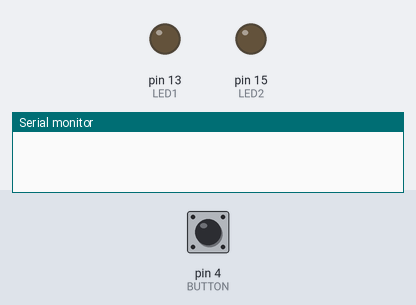
A sketch run on a simulated Arduino Uno, built with avr-gcc and run on an emulated ATmega328P. Parts: output pins drawn as LEDs (lit = HIGH), the last lines printed to the serial monitor. The test bench sets the inputs (shaded band); at power-on: pin 4 (BUTTON) LOW.

Above: at 1.2 s.
1.3 s: pin 4 (BUTTON) pulled HIGH for 0.15 s
At 1.55 s:
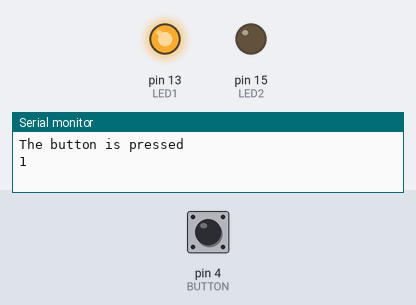
3.1 s: pin 4 (BUTTON) pulled HIGH for 1 s
At 4.6 s:
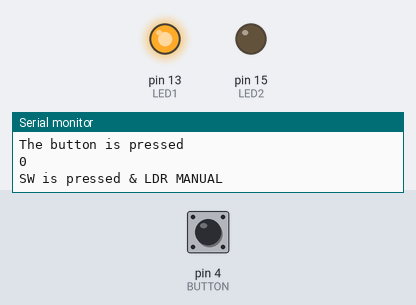
5.6 s: pin 4 (BUTTON) pulled HIGH for 3.2 s
At 9.5 s:
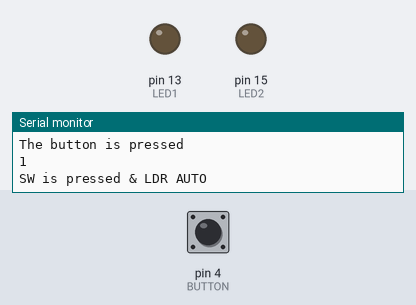
Timing chart, 0 to 11.0 s (numbered marks = the images above; inputs shaded):
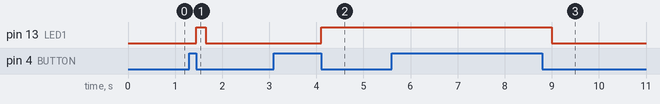

The sketch:

ldr_swit_toggle.ino
```cpp
int BUTTON = 4;
int BUTTONstate = LOW;
int ledState = LOW;
int previousButtonState;
int presentButtonState;

//int SW = 12; //On/Off
//int SWstate;

int SWL = 4; //On/Off
int SWLstate;

int status = 0;

int LED1 = 13;
int LED2 = 15;
int LDR = 14;

int analogPin = 5;
int val = 0;
int timer = 100;

void Ldr() {

  val = analogRead(analogPin);  //อ่านค่าสัญญาณ analog ขา5 ที่ต่อกับ LDR
  Serial.print("val = "); // พิมพ์ข้อมความส่งเข้าคอมพิวเตอร์ "val = "
  Serial.println(val); // พิมพ์ค่าของตัวแปร val

  if (val < 100) { // ค่า 100 สามารถกำหนดปรับได้ตามค่าแสงในห้องต่างๆ
    digitalWrite(LED2, HIGH); // สั่งให้ LED ติดสว่าง
  }
  else {
    digitalWrite(LED2, LOW); // สั่งให้ LED ดับ
  }
  delay(100);
}


void Lamp() {  // 1 Time on/off
  SWLstate = digitalRead(SWL);
  Serial.print(SWLstate);

  if (SWLstate == 1) {
    digitalWrite(LED2, HIGH);
  }
  else {
    digitalWrite(LED2, LOW);
  }
}

void SwitchLdr() {

  previousButtonState    = presentButtonState;
  presentButtonState = digitalRead(BUTTON);
  if (previousButtonState == HIGH && presentButtonState == LOW) {
    Serial.println("The button is pressed");
    BUTTONstate = !BUTTONstate;
    Serial.println(BUTTONstate);

    if (BUTTONstate == HIGH) {
      digitalWrite(LED1, HIGH);
      delay(200);
      digitalWrite(LED1, LOW);
      delay(200);
      Serial.println("SW is pressed & LDR AUTO");
    }
    else {
      digitalWrite(LED1, HIGH);
      digitalWrite(LED2, LOW);
      Serial.println("SW is pressed & LDR MANUAL");
    }

  }
}
//void SwitchLdr() {  //1time on/off
//
//  SWstate = digitalRead(SW);
//  Serial.println(SWstate);
//
//  if (SWstate == 1) {
//    Ldr();
//    digitalWrite(LED1, HIGH);
//    delay(200);
//    digitalWrite(LED1, LOW);
//    delay(200);
//    Serial.println("SW is pressed & LDR AUTO");
//  }
//  else {
//    digitalWrite(LED1, HIGH);
//    digitalWrite(LED2, LOW);
//    Serial.println("SW is pressed & LDR MANUAL");
//    Lamp();
//  }
//}


void setup() {

  Serial.begin(115200);

  pinMode(LED1, OUTPUT);
  pinMode(LED2, OUTPUT);

  pinMode(BUTTON, INPUT_PULLUP);
//  pinMode(SW, INPUT);
  pinMode(SWL, INPUT);

}


void loop() {
  SwitchLdr();

  //  // Switch case
  //  Serial.println("Enter Your state"); //Toggle
  //  while (Serial.available() == 0) {
  //  }
  //  int Choice = Serial.parseInt();
  //
  //  switch (Choice) {
  //
  //    case 4:   //เปิด
  //      Serial.print("SW is pressed & LDR AUTO");
  //
  //      digitalWrite(LED1, HIGH);
  //      delay(200);
  //      digitalWrite(LED1, LOW);
  //      delay(200);
  //      Ldr;
  //
  //      break;
  //
  //    case 5: //ปิด
  //      digitalWrite(LED1, HIGH);
  //      Serial.print("SW is pressed & LDR MANUAL");
  //      Lamp();
  //      break;
  //
  //    default:
  //
  //      Serial.println("Please choose a valid selection");
  //  }


}
```

Measured:
- after the input at 1.3 s, pin 13 (LED1): LOW → HIGH after 0.15 s, → LOW 0.20 s later
- after the input at 3.1 s, pin 13 (LED1): LOW → HIGH after 1.0 s
- after the input at 5.6 s, pin 13 (LED1): HIGH → LOW after 3.4 s
